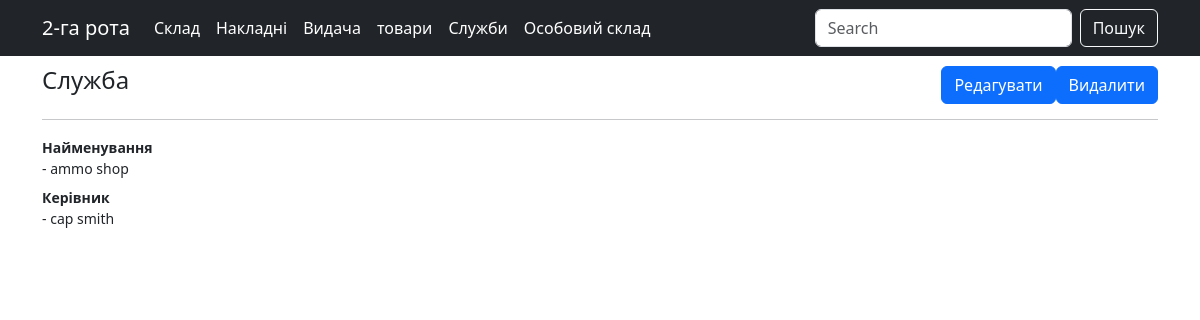
/index/material/service/detail/1/, run on an earlier commit of the app's database.
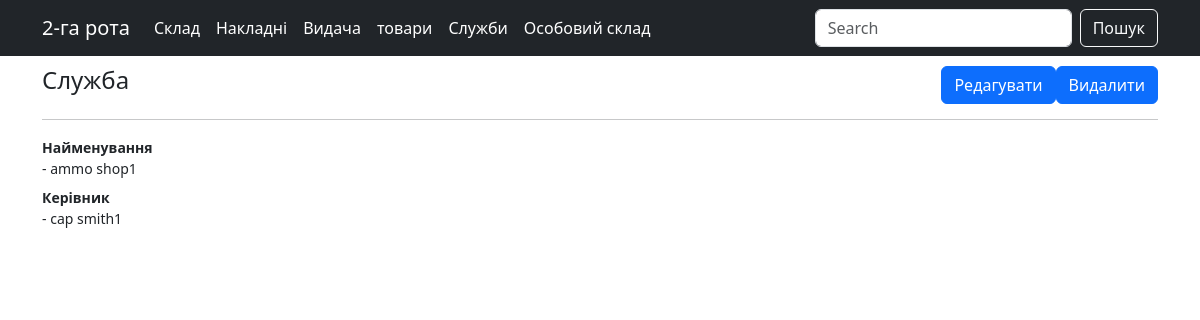
And on a later commit of the database.
### material/models.py (models this page shows, shortened)
class Service(models.Model):
    service_name = models.CharField(
        max_length=50, blank=True, null=True, verbose_name="Найменування служби")
    service_comm = models.CharField(
        max_length=50, blank=True, null=True, verbose_name="Начальник")

### material/views.py (the view)
class ServiceDetail (DetailView):
    model = Service
    template_name = 'material/service_detail.html'

### material/templates/material/service_detail.html (shortened to what this page needs)
{% extends "material/base_material.html" %}
{% block content %}
<head></head>
<div class="container" style="padding-top:10px">
  <span>
    <h4 style="display:inline-block">Служба </h4>
    <a href="{% url 'service-delete' object.pk %}" class="btn btn-primary" style="float:right">Видалити</a>
    <a href="{% url 'service-update' object.pk %}" class="btn btn-primary" style="float:right">Редагувати</a>
  </span>
  <hr size=4>
  <section class="section" style="font-size:14px">
    <div class="row">
        <div class="col-lg-4">
              <dl class = "dl-horizontal">
                <dt>Найменування</dt>
                <dd>- {{ object.service_name }}</dd>
                <dt>Керівник</dt>
                <dd>- {{ object.service_comm}}</dd>
        </div>
    </div>
  </section>
  {% endblock %}

What changed in the data, as far as the page shows it:
changed Service: service_name "ammo shop" → "ammo shop1"; service_comm "cap smith" → "cap smith1"
